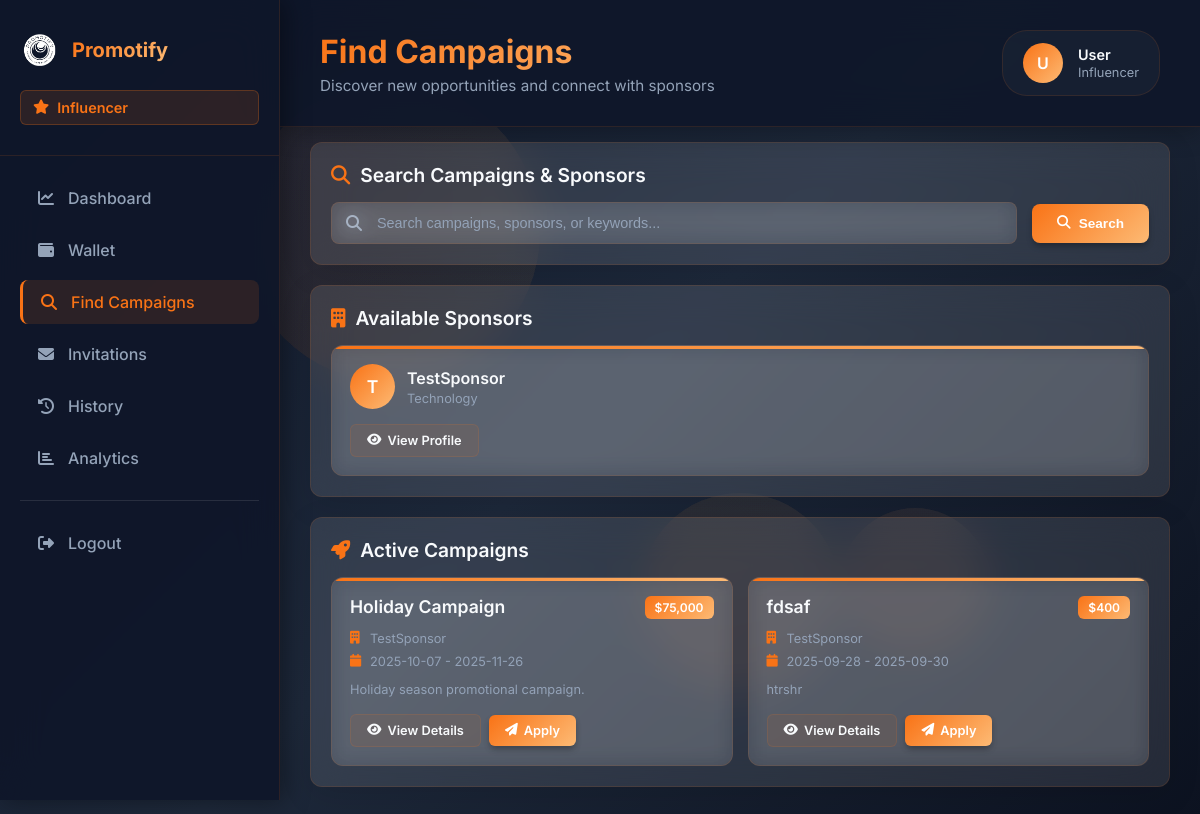
Screenshot of /ifind (signed in) with the database file from the repository.
### models.py (models this page shows, shortened)
class Sponsor(db.Model):
    id = db.Column(db.Integer, primary_key=True)
    username = db.Column(db.String(15), unique=True, nullable=False)
    email = db.Column(db.String(20), unique=True, nullable=False)
    password = db.Column(db.String(10), nullable=False)
    industry = db.Column(db.String(20), nullable=False)
    wallet_balance = db.Column(db.Float, default=0.0, nullable=False)
    date_joined = db.Column(db.DateTime, default=datetime.utcnow)

class Campaign(db.Model):
    id = db.Column(db.Integer, primary_key=True)
    sponsor_id = db.Column(db.Integer, db.ForeignKey('sponsor.id', ondelete='CASCADE'), nullable=False)
    name = db.Column(db.String(15), nullable=False)
    description = db.Column(db.Text, nullable=True)
    start_date = db.Column(db.Date, nullable=False)
    end_date = db.Column(db.Date, nullable=False)
    budget = db.Column(db.Float, nullable=False)
    status = db.Column(db.String(50))
    created_at = db.Column(db.DateTime, default=datetime.utcnow)
    sponsor = db.relationship('Sponsor', backref=db.backref('campaigns', lazy=True, cascade='all, delete-orphan'))
    influencers = db.relationship('Influencer', secondary='application',
                                  primaryjoin="and_(Campaign.id==Application.campaign_id, Application.status=='accepted')",
                                  backref=db.backref('accepted_campaigns', lazy='dynamic'))

### routes.py (the view, shortened to what this page needs)
    @app.route('/ifind', methods=['GET', 'POST'])
    def ifind():
        if 'influencer_id' not in session:
            flash('You need to log in first.', 'error')
            return redirect(url_for('influ_log'))
        influencer = Influencer.query.get(session['influencer_id'])
        search_query = request.form.get('search_query', '') if request.method == 'POST' else request.args.get('search', '')
        searched_sponsor = None
        searched_campaigns = None
        sponsors = Sponsor.query.all()
        applied_campaign_ids = [app.campaign_id for app in influencer.applications]
        campaigns = Campaign.query.filter(
            ~Campaign.id.in_(applied_campaign_ids),
            Campaign.end_date >= datetime.now().date()
        ).all()
        return render_template('influ_find.html',
                               sponsors=sponsors,
                               campaigns=campaigns,
                               search_query=search_query,
                               searched_sponsor=searched_sponsor,
                               searched_campaigns=searched_campaigns,
                               influencer=influencer)

### templates/influ_find.html (shortened to what this page needs)
<!DOCTYPE html>
<html lang="en">
<head>
    <link rel="stylesheet" type="text/css" href="{{ url_for('static', filename='css/ifind.css') }}">
    <link rel="stylesheet" href="https://cdnjs.cloudflare.com/ajax/libs/font-awesome/6.4.0/css/all.min.css">
</head>
<body>
    <div class="background">
        <div class="shape shape-1"></div>
        <div class="shape shape-2"></div>
        <div class="shape shape-3"></div>
    </div>
    <div class="sidebar">
            <div class="sidebar-header">
        <div class="logo">
            <img src="{{ url_for('static', filename='images/promotify.png') }}" alt="Promotify">
            <span class="logo-text">Promotify</span>
        </div>
        <div class="influencer-badge">
            <i class="fas fa-star"></i>
            <span>Influencer</span>
        </div>
    </div>
        <nav class="sidebar-nav">
            <ul>
                <li class="nav-item">
                    <a href="{{ url_for('influ_dash') }}" class="nav-link">
                        <i class="fas fa-chart-line"></i>
                        <span>Dashboard</span>
                    </a>
                </li>
                <li class="nav-item">
                    <a href="{{ url_for('influencer_wallet') }}" class="nav-link">
                        <i class="fas fa-wallet"></i>
                        <span>Wallet</span>
                    </a>
                </li>
                <li class="nav-item active">
                    <a href="{{ url_for('ifind') }}" class="nav-link">
                        <i class="fas fa-search"></i>
                        <span>Find Campaigns</span>
                    </a>
                </li>
                <li class="nav-item">
                    <a href="{{ url_for('influencer_invitations') }}" class="nav-link">
                        <i class="fas fa-envelope"></i>
                        <span>Invitations</span>
                    </a>
                </li>
                <li class="nav-item">
                    <a href="{{ url_for('influencer_history') }}" class="nav-link">
                        <i class="fas fa-history"></i>
                        <span>History</span>
                    </a>
                </li>
                <li class="nav-item">
                    <a href="{{ url_for('influ_stats') }}" class="nav-link">
                        <i class="fas fa-chart-bar"></i>
                        <span>Analytics</span>
                    </a>
                </li>
                <li class="nav-item logout">
                    <a href="{{ url_for('influ_logout') }}" class="nav-link">
                        <i class="fas fa-sign-out-alt"></i>
                        <span>Logout</span>
                    </a>
                </li>
            </ul>
        </nav>
    </div>
    <main class="main-content">
        <div class="content-header">
            <div class="header-left">
                <h1>Find Campaigns</h1>
                <p class="header-subtitle">Discover new opportunities and connect with sponsors</p>
            </div>
            <div class="user-info">
                <div class="user-avatar">
                    {{ session.get('username', 'U')[0].upper() }}
                </div>
                <div class="user-details">
                    <div class="user-name">{{ session.get('username', 'User') }}</div>
                    <div class="user-role">Influencer</div>
                </div>
            </div>
        </div>        <div class="content">
            <div class="search-section">
                <h2 class="section-title">
                    <i class="fas fa-search"></i>
                    Search Campaigns & Sponsors
                </h2>
                <form class="search-form" method="POST">
                    <div class="search-input-group">
                        <i class="fas fa-search search-icon"></i>
                        <input type="text" name="search_query" class="search-input"
                               placeholder="Search campaigns, sponsors, or keywords..."
                               value="{{ request.form.search_query or '' }}">
                    </div>
                    <button type="submit" class="search-btn">
                        <i class="fas fa-search"></i>
                        Search
                    </button>
                </form>
            </div>
            {% if not search_query and sponsors %}
                <div class="sponsors-section content-section">
                    <h2 class="section-title">
                        <i class="fas fa-building"></i>
                        Available Sponsors
                    </h2>
                    <div class="sponsors-grid">
                        {% for sponsor in sponsors %}
                        <div class="sponsor-card">
                            <div class="sponsor-header">
                                <div class="sponsor-avatar">
                                    {{ sponsor.username[0].upper() }}
                                </div>
                                <div class="sponsor-info">
                                    <div class="sponsor-name">{{ sponsor.username }}</div>
                                    <div class="sponsor-industry">{{ sponsor.industry or 'General' }}</div>
                                </div>
                            </div>
                            <div class="sponsor-actions">
                                <button class="btn btn-secondary">
                                    <i class="fas fa-eye"></i> View Profile
                                </button>
                            </div>
                        </div>
                        {% endfor %}
                    </div>
                </div>
            {% endif %}
            {% if not search_query and campaigns %}
                <div class="campaigns-section content-section">
                    <h2 class="section-title">
                        <i class="fas fa-rocket"></i>
                        Active Campaigns
                    </h2>
                    <div class="campaigns-grid">
                        {% for campaign in campaigns %}
                        <div class="campaign-card">
                            <div class="campaign-header">
                                <div class="campaign-name">{{ campaign.name }}</div>
                                <div class="campaign-budget">${{ "{:,.0f}".format(campaign.budget) }}</div>
                            </div>
                            <div class="campaign-sponsor">
                                <i class="fas fa-building"></i>
                                {{ campaign.sponsor.username }}
                            </div>
                            <div class="campaign-dates">
                                <i class="fas fa-calendar"></i>
                                {{ campaign.start_date }} - {{ campaign.end_date }}
                            </div>
                            <p class="campaign-description">{{ campaign.description[:100] + '...' if campaign.description and campaign.description|length > 100 else (campaign.description or 'No description available.') }}</p>
                            <div class="campaign-actions">
                                <button class="btn btn-secondary">
                                    <i class="fas fa-eye"></i> View Details
                                </button>
                                <form action="{{ url_for('apply_campaign', campaign_id=campaign.id) }}" method="POST" style="display: inline;">
                                    <button type="submit" class="btn btn-primary apply-btn">
                                        <i class="fas fa-paper-plane"></i> Apply
                                    </button>
                                </form>
                            </div>
                        </div>
                        {% endfor %}
                    </div>
                </div>
            {% endif %}
        </div>
    </main>
    <div class="background">
        <div class="shape shape-1"></div>
        <div class="shape shape-2"></div>
        <div class="shape shape-3"></div>
    </div>
</body>
</html>

### rows the page displays
Sponsor: username "T", username "TestSponsor", industry "Technology"
Campaign: name "Holiday Campaign", budget "75,000", sponsor.username "TestSponsor", start_date "2025-10-07", end_date "2025-11-26", description "Holiday season promotional campaign."
Campaign: name "fdsaf", budget "400", sponsor.username "TestSponsor", start_date "2025-09-28", end_date "2025-09-30", description "htrshr"

### other values shown
{{ session.get('username', 'U')[0].upper() }} "U"
{{ session.get('username', 'User') }} "User"
